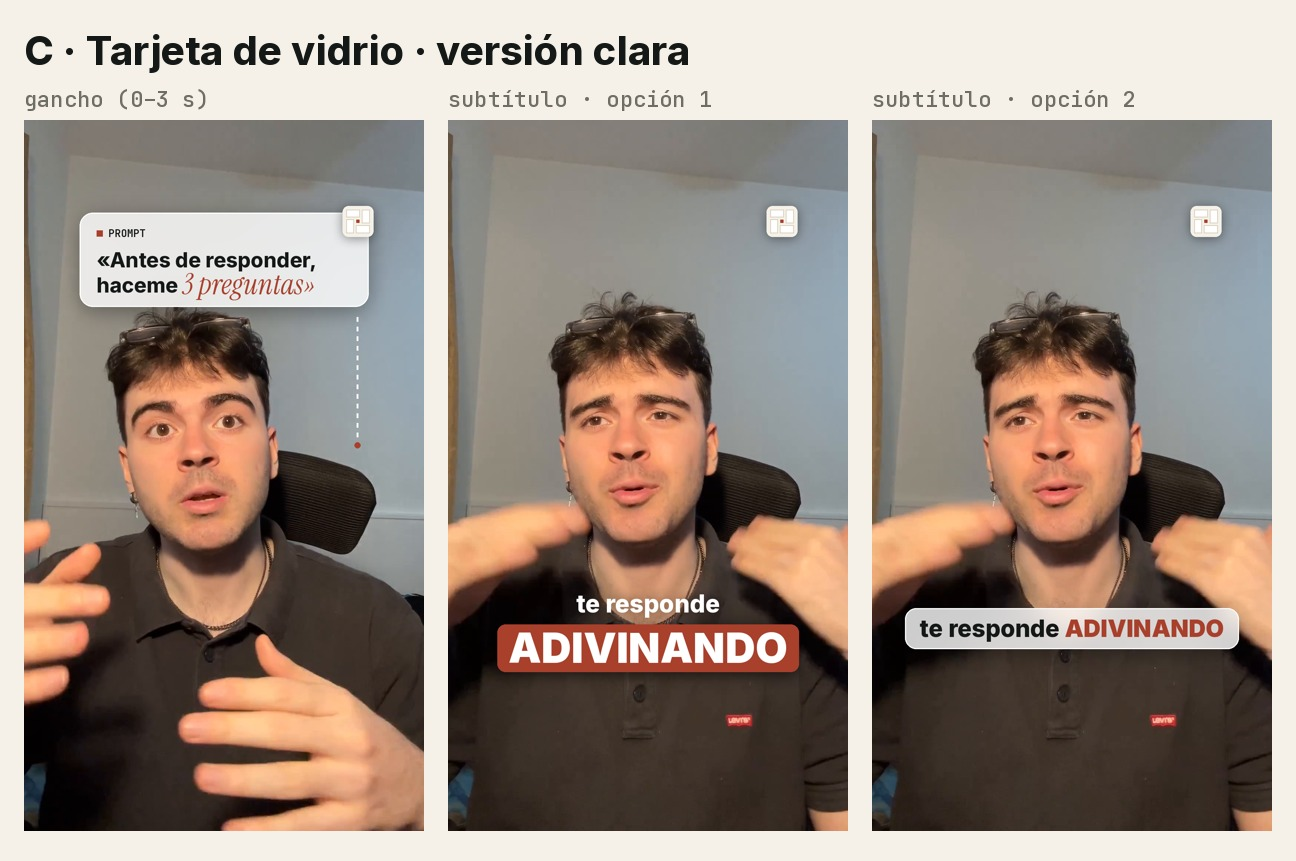

Write Python code to recreate this figure.
import sys
from PIL import Image, ImageDraw, ImageFont, ImageFilter
SP, F = sys.argv[1], '/home/user/redes/marca/fuentes/'
NOCHE, CREMA, BLANCO, ROJO = (20,24,22), (245,241,232), (255,255,255), (168,64,44)
def inter(px, w): f = ImageFont.truetype(F+'Inter.ttf', px); f.set_variation_by_axes([w]); return f
def mono(px, w=600): f = ImageFont.truetype(F+'JetBrainsMono.ttf', px); f.set_variation_by_axes([w]); return f
def serif(px): return ImageFont.truetype(F+'InstrumentSerif-Italic.ttf', px)
def base(n): return Image.open(f'{SP}/f{n}.png').convert('RGBA')
def capa(im): return Image.new('RGBA', im.size, (0,0,0,0))
def sombra(im, ly, r=18, a=150, dy=0):
    s = Image.new('RGBA', im.size, (0,0,0,0)); m = ly.split()[3].filter(ImageFilter.GaussianBlur(r)).point(lambda p: p*a//255)
    s.putalpha(m); im.alpha_composite(s, (0, dy)); im.alpha_composite(ly)
# logo claro: la versión crema del isotipo, en una ficha redondeada
def ficha_logo(lado=84):
    t = Image.new('RGBA', (lado, lado), (0,0,0,0)); g = ImageDraw.Draw(t); g.rounded_rectangle([0,0,lado-1,lado-1], 16, fill=CREMA)
    S = (lado-20)/24
    for x,y,w,h in ((0,0,14.1,8.1),(15.9,0,8.1,14.1),(9.9,15.9,14.1,8.1),(0,9.9,8.1,14.1)):
        g.rectangle([10+x*S, 10+y*S, 10+(x+w)*S-1, 10+(y+h)*S-1], fill=BLANCO, outline=(214,204,186), width=2)
    g.rectangle([10+10.3*S, 10+10.3*S, 10+13.7*S-1, 10+13.7*S-1], fill=ROJO)
    return t
LOGO = ficha_logo()
def ponlogo(im):
    ly = capa(im); ly.alpha_composite(LOGO, (860, 232)); sombra(im, ly, 14, 110, 4)
def vidrio(im, caja, r=36):
    x0, y0, x1, y1 = caja; zona = im.crop(caja).filter(ImageFilter.GaussianBlur(30))
    zona = Image.alpha_composite(zona, Image.new('RGBA', zona.size, BLANCO+(205,)))
    m = Image.new('L', zona.size, 0); ImageDraw.Draw(m).rounded_rectangle([0,0,zona.width-1,zona.height-1], r, fill=255)
    sh = capa(im); ImageDraw.Draw(sh).rounded_rectangle(caja, r, fill=(0,0,0,255)); sombra(im, capa(im)); 
    s = sh.split()[3].filter(ImageFilter.GaussianBlur(28)).point(lambda p: p*90//255); so = Image.new('RGBA', im.size, (0,0,0,0)); so.putalpha(s); im.alpha_composite(so, (0, 14))
    im.paste(zona, (x0, y0), m); ImageDraw.Draw(im).rounded_rectangle(caja, r, outline=BLANCO+(255,), width=3)

def gancho():
    im = base(1); vidrio(im, (150, 250, 930, 504)); g = ImageDraw.Draw(im)
    g.rectangle([196, 298, 212, 314], fill=ROJO); g.text((228, 316), 'PROMPT', font=mono(28), fill=NOCHE+(170,), anchor='ls')
    f = inter(56, 750); g.text((196, 398), '«Antes de responder,', font=f, fill=NOCHE, anchor='ls')
    g.text((196, 466), 'haceme ', font=f, fill=NOCHE, anchor='ls')
    x = 196 + f.getlength('haceme '); s = serif(78)
    g.text((x, 470), '3 preguntas»', font=s, fill=ROJO, anchor='ls')
    for i in range(13): y = 532 + i*26; g.line([(900, y), (900, y+12)], fill=BLANCO+(230,), width=5)
    g.ellipse([892, 532+13*26, 908, 548+13*26], fill=ROJO)
    ponlogo(im); return im
def sub_1():  # palabra clave en blanco sobre caja roja
    im = base(2); ly = capa(im); g = ImageDraw.Draw(ly)
    g.text((540, 1330), 'te responde', font=inter(66, 800), fill=BLANCO, anchor='ms')
    k = inter(112, 900); w = k.getlength('ADIVINANDO')
    g.rounded_rectangle([540-w/2-30, 1362, 540+w/2+30, 1490], 22, fill=ROJO)
    g.text((540, 1466), 'ADIVINANDO', font=k, fill=BLANCO, anchor='ms')
    sombra(im, ly, 20, 170, 6); ponlogo(im); return im
def sub_2():  # todo en una píldora blanca de vidrio, palabra clave en rojo
    im = base(2); f1, k = inter(64, 800), inter(64, 900)
    w = f1.getlength('te responde ') + k.getlength('ADIVINANDO'); x0 = 540 - w/2
    vidrio(im, (int(x0-40), 1318, int(x0+w+40), 1428), 30); g = ImageDraw.Draw(im)
    g.text((x0, 1396), 'te responde ', font=f1, fill=NOCHE, anchor='ls'); g.text((x0 + f1.getlength('te responde '), 1396), 'ADIVINANDO', font=k, fill=ROJO, anchor='ls')
    ponlogo(im); return im

ims = [('gancho (0–3 s)', gancho()), ('subtítulo · opción 1', sub_1()), ('subtítulo · opción 2', sub_2())]
W, H, pad = 400, 711, 24
hoja = Image.new('RGB', (3*W+4*pad, H+150), CREMA); g = ImageDraw.Draw(hoja)
g.text((pad, 26), 'C · Tarjeta de vidrio · versión clara', font=inter(40, 750), fill=NOCHE)
for i, (nom, im) in enumerate(ims):
    x = pad + i*(W+pad); g.text((x, 84), nom, font=mono(22, 500), fill=(110,110,100))
    hoja.paste(im.convert('RGB').resize((W, H)), (x, 120)); im.convert('RGB').save(f'{SP}/C-claro-{i}.jpg', quality=92)
hoja.save(f'{SP}/look-c-claro.jpg', quality=92)
